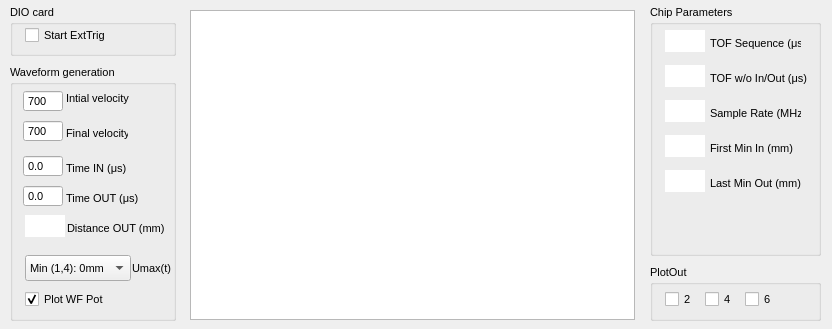
<?xml version="1.0" encoding="UTF-8"?>
<ui version="4.0">
 <class>WfWin</class>
 <widget class="QWidget" name="WfWin">
  <property name="enabled">
   <bool>true</bool>
  </property>
  <property name="geometry">
   <rect>
    <x>0</x>
    <y>0</y>
    <width>832</width>
    <height>329</height>
   </rect>
  </property>
  <property name="sizePolicy">
   <sizepolicy hsizetype="Fixed" vsizetype="Fixed">
    <horstretch>0</horstretch>
    <verstretch>0</verstretch>
   </sizepolicy>
  </property>
  <property name="maximumSize">
   <size>
    <width>9000</width>
    <height>10000</height>
   </size>
  </property>
  <property name="font">
   <font>
    <family>Tahoma</family>
    <pointsize>8</pointsize>
   </font>
  </property>
  <property name="acceptDrops">
   <bool>true</bool>
  </property>
  <property name="windowTitle">
   <string>PCBTest</string>
  </property>
  <property name="windowOpacity">
   <double>1.000000000000000</double>
  </property>
  <property name="layoutDirection">
   <enum>Qt::LeftToRight</enum>
  </property>
  <property name="autoFillBackground">
   <bool>true</bool>
  </property>
  <property name="styleSheet">
   <string notr="true"/>
  </property>
  <widget class="QWidget" name="layoutWidget">
   <property name="geometry">
    <rect>
     <x>0</x>
     <y>0</y>
     <width>2</width>
     <height>2</height>
    </rect>
   </property>
   <layout class="QFormLayout" name="formLayout"/>
  </widget>
  <widget class="QGroupBox" name="groupBox">
   <property name="geometry">
    <rect>
     <x>10</x>
     <y>5</y>
     <width>166</width>
     <height>51</height>
    </rect>
   </property>
   <property name="font">
    <font>
     <family>Tahoma</family>
     <pointsize>8</pointsize>
    </font>
   </property>
   <property name="title">
    <string>DIO card</string>
   </property>
   <property name="flat">
    <bool>false</bool>
   </property>
   <widget class="QCheckBox" name="chk_extTrig">
    <property name="enabled">
     <bool>true</bool>
    </property>
    <property name="geometry">
     <rect>
      <x>15</x>
      <y>20</y>
      <width>106</width>
      <height>20</height>
     </rect>
    </property>
    <property name="font">
     <font>
      <family>Tahoma</family>
      <pointsize>8</pointsize>
     </font>
    </property>
    <property name="text">
     <string>Start ExtTrig</string>
    </property>
    <property name="checked">
     <bool>false</bool>
    </property>
   </widget>
  </widget>
  <widget class="QGroupBox" name="groupBox_8">
   <property name="geometry">
    <rect>
     <x>10</x>
     <y>65</y>
     <width>166</width>
     <height>256</height>
    </rect>
   </property>
   <property name="font">
    <font>
     <pointsize>8</pointsize>
    </font>
   </property>
   <property name="title">
    <string>Waveform generation</string>
   </property>
   <widget class="QCheckBox" name="chk_plotWF">
    <property name="enabled">
     <bool>true</bool>
    </property>
    <property name="geometry">
     <rect>
      <x>15</x>
      <y>225</y>
      <width>80</width>
      <height>18</height>
     </rect>
    </property>
    <property name="font">
     <font>
      <family>Helvetica Neue</family>
     </font>
    </property>
    <property name="text">
     <string>Plot WF Pot</string>
    </property>
    <property name="checked">
     <bool>true</bool>
    </property>
   </widget>
   <widget class="QLabel" name="label_5">
    <property name="geometry">
     <rect>
      <x>56</x>
      <y>60</y>
      <width>62</width>
      <height>16</height>
     </rect>
    </property>
    <property name="text">
     <string>Final velocity</string>
    </property>
   </widget>
   <widget class="QLabel" name="label_7">
    <property name="geometry">
     <rect>
      <x>57</x>
      <y>155</y>
      <width>107</width>
      <height>16</height>
     </rect>
    </property>
    <property name="text">
     <string>Distance OUT (mm)</string>
    </property>
   </widget>
   <widget class="QLabel" name="label_9">
    <property name="geometry">
     <rect>
      <x>56</x>
      <y>125</y>
      <width>83</width>
      <height>16</height>
     </rect>
    </property>
    <property name="text">
     <string>Time OUT (μs)</string>
    </property>
   </widget>
   <widget class="QLabel" name="label_4">
    <property name="geometry">
     <rect>
      <x>56</x>
      <y>25</y>
      <width>74</width>
      <height>16</height>
     </rect>
    </property>
    <property name="font">
     <font>
      <pointsize>8</pointsize>
     </font>
    </property>
    <property name="text">
     <string>Intial velocity</string>
    </property>
   </widget>
   <widget class="QLabel" name="label_8">
    <property name="geometry">
     <rect>
      <x>56</x>
      <y>95</y>
      <width>73</width>
      <height>16</height>
     </rect>
    </property>
    <property name="text">
     <string>Time IN (μs)</string>
    </property>
   </widget>
   <widget class="QSpinBox" name="inp_finalVel">
    <property name="geometry">
     <rect>
      <x>13</x>
      <y>55</y>
      <width>40</width>
      <height>22</height>
     </rect>
    </property>
    <property name="sizePolicy">
     <sizepolicy hsizetype="Minimum" vsizetype="Fixed">
      <horstretch>0</horstretch>
      <verstretch>0</verstretch>
     </sizepolicy>
    </property>
    <property name="maximumSize">
     <size>
      <width>40</width>
      <height>16777215</height>
     </size>
    </property>
    <property name="mouseTracking">
     <bool>true</bool>
    </property>
    <property name="wrapping">
     <bool>false</bool>
    </property>
    <property name="frame">
     <bool>true</bool>
    </property>
    <property name="buttonSymbols">
     <enum>QAbstractSpinBox::NoButtons</enum>
    </property>
    <property name="keyboardTracking">
     <bool>true</bool>
    </property>
    <property name="minimum">
     <number>1</number>
    </property>
    <property name="maximum">
     <number>100000</number>
    </property>
    <property name="value">
     <number>700</number>
    </property>
   </widget>
   <widget class="QSpinBox" name="inp_initVel">
    <property name="geometry">
     <rect>
      <x>13</x>
      <y>25</y>
      <width>40</width>
      <height>22</height>
     </rect>
    </property>
    <property name="maximumSize">
     <size>
      <width>40</width>
      <height>16777215</height>
     </size>
    </property>
    <property name="mouseTracking">
     <bool>true</bool>
    </property>
    <property name="wrapping">
     <bool>false</bool>
    </property>
    <property name="frame">
     <bool>true</bool>
    </property>
    <property name="buttonSymbols">
     <enum>QAbstractSpinBox::NoButtons</enum>
    </property>
    <property name="keyboardTracking">
     <bool>true</bool>
    </property>
    <property name="minimum">
     <number>1</number>
    </property>
    <property name="maximum">
     <number>2000</number>
    </property>
    <property name="value">
     <number>700</number>
    </property>
   </widget>
   <widget class="QDoubleSpinBox" name="inp_outTime">
    <property name="geometry">
     <rect>
      <x>13</x>
      <y>120</y>
      <width>40</width>
      <height>22</height>
     </rect>
    </property>
    <property name="sizePolicy">
     <sizepolicy hsizetype="Fixed" vsizetype="Fixed">
      <horstretch>0</horstretch>
      <verstretch>0</verstretch>
     </sizepolicy>
    </property>
    <property name="maximumSize">
     <size>
      <width>40</width>
      <height>16777215</height>
     </size>
    </property>
    <property name="mouseTracking">
     <bool>true</bool>
    </property>
    <property name="wrapping">
     <bool>false</bool>
    </property>
    <property name="frame">
     <bool>true</bool>
    </property>
    <property name="buttonSymbols">
     <enum>QAbstractSpinBox::NoButtons</enum>
    </property>
    <property name="keyboardTracking">
     <bool>true</bool>
    </property>
    <property name="decimals">
     <number>1</number>
    </property>
    <property name="singleStep">
     <double>0.100000000000000</double>
    </property>
   </widget>
   <widget class="QDoubleSpinBox" name="inp_inTime">
    <property name="geometry">
     <rect>
      <x>13</x>
      <y>90</y>
      <width>40</width>
      <height>22</height>
     </rect>
    </property>
    <property name="sizePolicy">
     <sizepolicy hsizetype="Fixed" vsizetype="Fixed">
      <horstretch>0</horstretch>
      <verstretch>0</verstretch>
     </sizepolicy>
    </property>
    <property name="maximumSize">
     <size>
      <width>40</width>
      <height>16777215</height>
     </size>
    </property>
    <property name="mouseTracking">
     <bool>true</bool>
    </property>
    <property name="wrapping">
     <bool>false</bool>
    </property>
    <property name="frame">
     <bool>true</bool>
    </property>
    <property name="buttonSymbols">
     <enum>QAbstractSpinBox::NoButtons</enum>
    </property>
    <property name="keyboardTracking">
     <bool>true</bool>
    </property>
    <property name="decimals">
     <number>1</number>
    </property>
    <property name="singleStep">
     <double>0.100000000000000</double>
    </property>
   </widget>
   <widget class="QTextBrowser" name="out_outDist">
    <property name="geometry">
     <rect>
      <x>15</x>
      <y>150</y>
      <width>40</width>
      <height>22</height>
     </rect>
    </property>
    <property name="sizePolicy">
     <sizepolicy hsizetype="Fixed" vsizetype="Fixed">
      <horstretch>0</horstretch>
      <verstretch>0</verstretch>
     </sizepolicy>
    </property>
    <property name="minimumSize">
     <size>
      <width>40</width>
      <height>22</height>
     </size>
    </property>
    <property name="font">
     <font>
      <weight>50</weight>
      <bold>false</bold>
     </font>
    </property>
    <property name="acceptDrops">
     <bool>false</bool>
    </property>
    <property name="frameShape">
     <enum>QFrame::NoFrame</enum>
    </property>
    <property name="frameShadow">
     <enum>QFrame::Plain</enum>
    </property>
    <property name="html">
     <string>&lt;!DOCTYPE HTML PUBLIC &quot;-//W3C//DTD HTML 4.0//EN&quot; &quot;http://www.w3.org/TR/REC-html40/strict.dtd&quot;&gt;
&lt;html&gt;&lt;head&gt;&lt;meta name=&quot;qrichtext&quot; content=&quot;1&quot; /&gt;&lt;style type=&quot;text/css&quot;&gt;
p, li { white-space: pre-wrap; }
&lt;/style&gt;&lt;/head&gt;&lt;body style=&quot; font-family:'Tahoma'; font-size:8pt; font-weight:400; font-style:normal;&quot;&gt;
&lt;p style=&quot;-qt-paragraph-type:empty; margin-top:0px; margin-bottom:0px; margin-left:0px; margin-right:0px; -qt-block-indent:0; text-indent:0px;&quot;&gt;&lt;br /&gt;&lt;/p&gt;&lt;/body&gt;&lt;/html&gt;</string>
    </property>
   </widget>
   <widget class="QTextBrowser" name="out_outDist_2">
    <property name="geometry">
     <rect>
      <x>265</x>
      <y>615</y>
      <width>40</width>
      <height>22</height>
     </rect>
    </property>
    <property name="sizePolicy">
     <sizepolicy hsizetype="Fixed" vsizetype="Fixed">
      <horstretch>0</horstretch>
      <verstretch>0</verstretch>
     </sizepolicy>
    </property>
    <property name="minimumSize">
     <size>
      <width>40</width>
      <height>22</height>
     </size>
    </property>
    <property name="font">
     <font>
      <weight>50</weight>
      <bold>false</bold>
     </font>
    </property>
    <property name="acceptDrops">
     <bool>false</bool>
    </property>
    <property name="frameShape">
     <enum>QFrame::NoFrame</enum>
    </property>
    <property name="frameShadow">
     <enum>QFrame::Plain</enum>
    </property>
    <property name="html">
     <string>&lt;!DOCTYPE HTML PUBLIC &quot;-//W3C//DTD HTML 4.0//EN&quot; &quot;http://www.w3.org/TR/REC-html40/strict.dtd&quot;&gt;
&lt;html&gt;&lt;head&gt;&lt;meta name=&quot;qrichtext&quot; content=&quot;1&quot; /&gt;&lt;style type=&quot;text/css&quot;&gt;
p, li { white-space: pre-wrap; }
&lt;/style&gt;&lt;/head&gt;&lt;body style=&quot; font-family:'Tahoma'; font-size:8pt; font-weight:400; font-style:normal;&quot;&gt;
&lt;p style=&quot;-qt-paragraph-type:empty; margin-top:0px; margin-bottom:0px; margin-left:0px; margin-right:0px; -qt-block-indent:0; text-indent:0px;&quot;&gt;&lt;br /&gt;&lt;/p&gt;&lt;/body&gt;&lt;/html&gt;</string>
    </property>
   </widget>
   <widget class="QLabel" name="label_18">
    <property name="geometry">
     <rect>
      <x>306</x>
      <y>475</y>
      <width>74</width>
      <height>16</height>
     </rect>
    </property>
    <property name="font">
     <font>
      <pointsize>8</pointsize>
     </font>
    </property>
    <property name="text">
     <string>Intial velocity</string>
    </property>
   </widget>
   <widget class="QLabel" name="label_19">
    <property name="geometry">
     <rect>
      <x>306</x>
      <y>510</y>
      <width>62</width>
      <height>16</height>
     </rect>
    </property>
    <property name="text">
     <string>Final velocity</string>
    </property>
   </widget>
   <widget class="QSpinBox" name="inp_initVel_3">
    <property name="geometry">
     <rect>
      <x>263</x>
      <y>471</y>
      <width>40</width>
      <height>22</height>
     </rect>
    </property>
    <property name="maximumSize">
     <size>
      <width>40</width>
      <height>16777215</height>
     </size>
    </property>
    <property name="mouseTracking">
     <bool>true</bool>
    </property>
    <property name="wrapping">
     <bool>false</bool>
    </property>
    <property name="frame">
     <bool>true</bool>
    </property>
    <property name="buttonSymbols">
     <enum>QAbstractSpinBox::NoButtons</enum>
    </property>
    <property name="keyboardTracking">
     <bool>true</bool>
    </property>
    <property name="minimum">
     <number>1</number>
    </property>
    <property name="maximum">
     <number>2000</number>
    </property>
    <property name="value">
     <number>700</number>
    </property>
   </widget>
   <widget class="QLabel" name="label_20">
    <property name="geometry">
     <rect>
      <x>306</x>
      <y>550</y>
      <width>73</width>
      <height>16</height>
     </rect>
    </property>
    <property name="text">
     <string>Time IN (μs)</string>
    </property>
   </widget>
   <widget class="QSpinBox" name="inp_finalVel_3">
    <property name="geometry">
     <rect>
      <x>263</x>
      <y>505</y>
      <width>40</width>
      <height>22</height>
     </rect>
    </property>
    <property name="sizePolicy">
     <sizepolicy hsizetype="Minimum" vsizetype="Fixed">
      <horstretch>0</horstretch>
      <verstretch>0</verstretch>
     </sizepolicy>
    </property>
    <property name="maximumSize">
     <size>
      <width>40</width>
      <height>16777215</height>
     </size>
    </property>
    <property name="mouseTracking">
     <bool>true</bool>
    </property>
    <property name="wrapping">
     <bool>false</bool>
    </property>
    <property name="frame">
     <bool>true</bool>
    </property>
    <property name="buttonSymbols">
     <enum>QAbstractSpinBox::NoButtons</enum>
    </property>
    <property name="keyboardTracking">
     <bool>true</bool>
    </property>
    <property name="minimum">
     <number>1</number>
    </property>
    <property name="maximum">
     <number>100000</number>
    </property>
    <property name="value">
     <number>700</number>
    </property>
   </widget>
   <widget class="QDoubleSpinBox" name="inp_inTime_3">
    <property name="geometry">
     <rect>
      <x>263</x>
      <y>545</y>
      <width>40</width>
      <height>22</height>
     </rect>
    </property>
    <property name="sizePolicy">
     <sizepolicy hsizetype="Fixed" vsizetype="Fixed">
      <horstretch>0</horstretch>
      <verstretch>0</verstretch>
     </sizepolicy>
    </property>
    <property name="maximumSize">
     <size>
      <width>40</width>
      <height>16777215</height>
     </size>
    </property>
    <property name="mouseTracking">
     <bool>true</bool>
    </property>
    <property name="wrapping">
     <bool>false</bool>
    </property>
    <property name="frame">
     <bool>true</bool>
    </property>
    <property name="buttonSymbols">
     <enum>QAbstractSpinBox::NoButtons</enum>
    </property>
    <property name="keyboardTracking">
     <bool>true</bool>
    </property>
    <property name="decimals">
     <number>1</number>
    </property>
    <property name="singleStep">
     <double>0.100000000000000</double>
    </property>
   </widget>
   <widget class="QDoubleSpinBox" name="inp_outTime_3">
    <property name="geometry">
     <rect>
      <x>263</x>
      <y>580</y>
      <width>40</width>
      <height>22</height>
     </rect>
    </property>
    <property name="sizePolicy">
     <sizepolicy hsizetype="Fixed" vsizetype="Fixed">
      <horstretch>0</horstretch>
      <verstretch>0</verstretch>
     </sizepolicy>
    </property>
    <property name="maximumSize">
     <size>
      <width>40</width>
      <height>16777215</height>
     </size>
    </property>
    <property name="mouseTracking">
     <bool>true</bool>
    </property>
    <property name="wrapping">
     <bool>false</bool>
    </property>
    <property name="frame">
     <bool>true</bool>
    </property>
    <property name="buttonSymbols">
     <enum>QAbstractSpinBox::NoButtons</enum>
    </property>
    <property name="keyboardTracking">
     <bool>true</bool>
    </property>
    <property name="decimals">
     <number>1</number>
    </property>
    <property name="singleStep">
     <double>0.100000000000000</double>
    </property>
   </widget>
   <widget class="QLabel" name="label_21">
    <property name="geometry">
     <rect>
      <x>306</x>
      <y>585</y>
      <width>83</width>
      <height>16</height>
     </rect>
    </property>
    <property name="text">
     <string>Time OUT (μs)</string>
    </property>
   </widget>
   <widget class="QComboBox" name="electrodeSelect">
    <property name="geometry">
     <rect>
      <x>15</x>
      <y>190</y>
      <width>106</width>
      <height>26</height>
     </rect>
    </property>
    <property name="sizePolicy">
     <sizepolicy hsizetype="Fixed" vsizetype="Fixed">
      <horstretch>0</horstretch>
      <verstretch>0</verstretch>
     </sizepolicy>
    </property>
    <property name="font">
     <font>
      <weight>50</weight>
      <bold>false</bold>
     </font>
    </property>
    <item>
     <property name="text">
      <string>Min (1,4): 0mm</string>
     </property>
    </item>
    <item>
     <property name="text">
      <string>Min (3,6): -1mm</string>
     </property>
    </item>
    <item>
     <property name="text">
      <string>Min (2,5): +1mm</string>
     </property>
    </item>
   </widget>
   <widget class="QLabel" name="label_28">
    <property name="geometry">
     <rect>
      <x>122</x>
      <y>195</y>
      <width>41</width>
      <height>16</height>
     </rect>
    </property>
    <property name="text">
     <string>Umax(t)</string>
    </property>
   </widget>
  </widget>
  <widget class="MatplotlibWidgetWFPot" name="WaveformDisplay">
   <property name="geometry">
    <rect>
     <x>190</x>
     <y>10</y>
     <width>445</width>
     <height>310</height>
    </rect>
   </property>
   <property name="sizePolicy">
    <sizepolicy hsizetype="Fixed" vsizetype="Fixed">
     <horstretch>0</horstretch>
     <verstretch>0</verstretch>
    </sizepolicy>
   </property>
   <property name="minimumSize">
    <size>
     <width>0</width>
     <height>0</height>
    </size>
   </property>
   <property name="font">
    <font>
     <family>STIXGeneral</family>
     <pointsize>13</pointsize>
    </font>
   </property>
  </widget>
  <widget class="QGroupBox" name="groupBox_2">
   <property name="geometry">
    <rect>
     <x>650</x>
     <y>5</y>
     <width>171</width>
     <height>251</height>
    </rect>
   </property>
   <property name="title">
    <string>Chip Parameters</string>
   </property>
   <widget class="QTextBrowser" name="out_dIn">
    <property name="geometry">
     <rect>
      <x>15</x>
      <y>130</y>
      <width>40</width>
      <height>22</height>
     </rect>
    </property>
    <property name="sizePolicy">
     <sizepolicy hsizetype="Fixed" vsizetype="Fixed">
      <horstretch>0</horstretch>
      <verstretch>0</verstretch>
     </sizepolicy>
    </property>
    <property name="minimumSize">
     <size>
      <width>40</width>
      <height>22</height>
     </size>
    </property>
    <property name="font">
     <font>
      <weight>50</weight>
      <bold>false</bold>
     </font>
    </property>
    <property name="acceptDrops">
     <bool>false</bool>
    </property>
    <property name="frameShape">
     <enum>QFrame::NoFrame</enum>
    </property>
    <property name="frameShadow">
     <enum>QFrame::Plain</enum>
    </property>
    <property name="html">
     <string>&lt;!DOCTYPE HTML PUBLIC &quot;-//W3C//DTD HTML 4.0//EN&quot; &quot;http://www.w3.org/TR/REC-html40/strict.dtd&quot;&gt;
&lt;html&gt;&lt;head&gt;&lt;meta name=&quot;qrichtext&quot; content=&quot;1&quot; /&gt;&lt;style type=&quot;text/css&quot;&gt;
p, li { white-space: pre-wrap; }
&lt;/style&gt;&lt;/head&gt;&lt;body style=&quot; font-family:'Tahoma'; font-size:8pt; font-weight:400; font-style:normal;&quot;&gt;
&lt;p style=&quot;-qt-paragraph-type:empty; margin-top:0px; margin-bottom:0px; margin-left:0px; margin-right:0px; -qt-block-indent:0; text-indent:0px;&quot;&gt;&lt;br /&gt;&lt;/p&gt;&lt;/body&gt;&lt;/html&gt;</string>
    </property>
   </widget>
   <widget class="QLabel" name="label_6">
    <property name="geometry">
     <rect>
      <x>60</x>
      <y>100</y>
      <width>91</width>
      <height>16</height>
     </rect>
    </property>
    <property name="text">
     <string>Sample Rate (MHz)</string>
    </property>
   </widget>
   <widget class="QLabel" name="label_10">
    <property name="geometry">
     <rect>
      <x>60</x>
      <y>135</y>
      <width>91</width>
      <height>16</height>
     </rect>
    </property>
    <property name="text">
     <string>First Min In (mm)</string>
    </property>
   </widget>
   <widget class="QTextBrowser" name="out_dOut">
    <property name="geometry">
     <rect>
      <x>15</x>
      <y>165</y>
      <width>40</width>
      <height>22</height>
     </rect>
    </property>
    <property name="sizePolicy">
     <sizepolicy hsizetype="Fixed" vsizetype="Fixed">
      <horstretch>0</horstretch>
      <verstretch>0</verstretch>
     </sizepolicy>
    </property>
    <property name="minimumSize">
     <size>
      <width>40</width>
      <height>22</height>
     </size>
    </property>
    <property name="font">
     <font>
      <weight>50</weight>
      <bold>false</bold>
     </font>
    </property>
    <property name="acceptDrops">
     <bool>false</bool>
    </property>
    <property name="frameShape">
     <enum>QFrame::NoFrame</enum>
    </property>
    <property name="frameShadow">
     <enum>QFrame::Plain</enum>
    </property>
    <property name="html">
     <string>&lt;!DOCTYPE HTML PUBLIC &quot;-//W3C//DTD HTML 4.0//EN&quot; &quot;http://www.w3.org/TR/REC-html40/strict.dtd&quot;&gt;
&lt;html&gt;&lt;head&gt;&lt;meta name=&quot;qrichtext&quot; content=&quot;1&quot; /&gt;&lt;style type=&quot;text/css&quot;&gt;
p, li { white-space: pre-wrap; }
&lt;/style&gt;&lt;/head&gt;&lt;body style=&quot; font-family:'Tahoma'; font-size:8pt; font-weight:400; font-style:normal;&quot;&gt;
&lt;p style=&quot;-qt-paragraph-type:empty; margin-top:0px; margin-bottom:0px; margin-left:0px; margin-right:0px; -qt-block-indent:0; text-indent:0px;&quot;&gt;&lt;br /&gt;&lt;/p&gt;&lt;/body&gt;&lt;/html&gt;</string>
    </property>
   </widget>
   <widget class="QLabel" name="label_16">
    <property name="geometry">
     <rect>
      <x>60</x>
      <y>170</y>
      <width>91</width>
      <height>16</height>
     </rect>
    </property>
    <property name="text">
     <string>Last Min Out (mm)</string>
    </property>
   </widget>
   <widget class="QTextBrowser" name="out_sampleRate">
    <property name="geometry">
     <rect>
      <x>15</x>
      <y>95</y>
      <width>40</width>
      <height>22</height>
     </rect>
    </property>
    <property name="sizePolicy">
     <sizepolicy hsizetype="Fixed" vsizetype="Fixed">
      <horstretch>0</horstretch>
      <verstretch>0</verstretch>
     </sizepolicy>
    </property>
    <property name="minimumSize">
     <size>
      <width>40</width>
      <height>22</height>
     </size>
    </property>
    <property name="font">
     <font>
      <weight>50</weight>
      <bold>false</bold>
     </font>
    </property>
    <property name="acceptDrops">
     <bool>false</bool>
    </property>
    <property name="frameShape">
     <enum>QFrame::NoFrame</enum>
    </property>
    <property name="frameShadow">
     <enum>QFrame::Plain</enum>
    </property>
    <property name="html">
     <string>&lt;!DOCTYPE HTML PUBLIC &quot;-//W3C//DTD HTML 4.0//EN&quot; &quot;http://www.w3.org/TR/REC-html40/strict.dtd&quot;&gt;
&lt;html&gt;&lt;head&gt;&lt;meta name=&quot;qrichtext&quot; content=&quot;1&quot; /&gt;&lt;style type=&quot;text/css&quot;&gt;
p, li { white-space: pre-wrap; }
&lt;/style&gt;&lt;/head&gt;&lt;body style=&quot; font-family:'Tahoma'; font-size:8pt; font-weight:400; font-style:normal;&quot;&gt;
&lt;p style=&quot;-qt-paragraph-type:empty; margin-top:0px; margin-bottom:0px; margin-left:0px; margin-right:0px; -qt-block-indent:0; text-indent:0px;&quot;&gt;&lt;br /&gt;&lt;/p&gt;&lt;/body&gt;&lt;/html&gt;</string>
    </property>
   </widget>
   <widget class="QTextBrowser" name="out_tofPart">
    <property name="geometry">
     <rect>
      <x>15</x>
      <y>60</y>
      <width>40</width>
      <height>22</height>
     </rect>
    </property>
    <property name="sizePolicy">
     <sizepolicy hsizetype="Fixed" vsizetype="Fixed">
      <horstretch>0</horstretch>
      <verstretch>0</verstretch>
     </sizepolicy>
    </property>
    <property name="minimumSize">
     <size>
      <width>40</width>
      <height>22</height>
     </size>
    </property>
    <property name="font">
     <font>
      <weight>50</weight>
      <bold>false</bold>
     </font>
    </property>
    <property name="acceptDrops">
     <bool>false</bool>
    </property>
    <property name="frameShape">
     <enum>QFrame::NoFrame</enum>
    </property>
    <property name="frameShadow">
     <enum>QFrame::Plain</enum>
    </property>
    <property name="html">
     <string>&lt;!DOCTYPE HTML PUBLIC &quot;-//W3C//DTD HTML 4.0//EN&quot; &quot;http://www.w3.org/TR/REC-html40/strict.dtd&quot;&gt;
&lt;html&gt;&lt;head&gt;&lt;meta name=&quot;qrichtext&quot; content=&quot;1&quot; /&gt;&lt;style type=&quot;text/css&quot;&gt;
p, li { white-space: pre-wrap; }
&lt;/style&gt;&lt;/head&gt;&lt;body style=&quot; font-family:'Tahoma'; font-size:8pt; font-weight:400; font-style:normal;&quot;&gt;
&lt;p style=&quot;-qt-paragraph-type:empty; margin-top:0px; margin-bottom:0px; margin-left:0px; margin-right:0px; -qt-block-indent:0; text-indent:0px;&quot;&gt;&lt;br /&gt;&lt;/p&gt;&lt;/body&gt;&lt;/html&gt;</string>
    </property>
   </widget>
   <widget class="QLabel" name="label_17">
    <property name="geometry">
     <rect>
      <x>60</x>
      <y>30</y>
      <width>91</width>
      <height>16</height>
     </rect>
    </property>
    <property name="text">
     <string>TOF Sequence (μs)</string>
    </property>
   </widget>
   <widget class="QLabel" name="label_22">
    <property name="geometry">
     <rect>
      <x>60</x>
      <y>65</y>
      <width>106</width>
      <height>16</height>
     </rect>
    </property>
    <property name="text">
     <string>TOF w/o In/Out (μs)</string>
    </property>
   </widget>
   <widget class="QTextBrowser" name="out_tofFull">
    <property name="geometry">
     <rect>
      <x>15</x>
      <y>25</y>
      <width>40</width>
      <height>22</height>
     </rect>
    </property>
    <property name="sizePolicy">
     <sizepolicy hsizetype="Fixed" vsizetype="Fixed">
      <horstretch>0</horstretch>
      <verstretch>0</verstretch>
     </sizepolicy>
    </property>
    <property name="minimumSize">
     <size>
      <width>40</width>
      <height>22</height>
     </size>
    </property>
    <property name="font">
     <font>
      <weight>50</weight>
      <bold>false</bold>
     </font>
    </property>
    <property name="acceptDrops">
     <bool>false</bool>
    </property>
    <property name="frameShape">
     <enum>QFrame::NoFrame</enum>
    </property>
    <property name="frameShadow">
     <enum>QFrame::Plain</enum>
    </property>
    <property name="html">
     <string>&lt;!DOCTYPE HTML PUBLIC &quot;-//W3C//DTD HTML 4.0//EN&quot; &quot;http://www.w3.org/TR/REC-html40/strict.dtd&quot;&gt;
&lt;html&gt;&lt;head&gt;&lt;meta name=&quot;qrichtext&quot; content=&quot;1&quot; /&gt;&lt;style type=&quot;text/css&quot;&gt;
p, li { white-space: pre-wrap; }
&lt;/style&gt;&lt;/head&gt;&lt;body style=&quot; font-family:'Tahoma'; font-size:8pt; font-weight:400; font-style:normal;&quot;&gt;
&lt;p style=&quot;-qt-paragraph-type:empty; margin-top:0px; margin-bottom:0px; margin-left:0px; margin-right:0px; -qt-block-indent:0; text-indent:0px;&quot;&gt;&lt;br /&gt;&lt;/p&gt;&lt;/body&gt;&lt;/html&gt;</string>
    </property>
   </widget>
  </widget>
  <widget class="QGroupBox" name="groupBox_3">
   <property name="geometry">
    <rect>
     <x>650</x>
     <y>265</y>
     <width>171</width>
     <height>56</height>
    </rect>
   </property>
   <property name="title">
    <string>PlotOut</string>
   </property>
   <widget class="QCheckBox" name="chk_trace3">
    <property name="geometry">
     <rect>
      <x>95</x>
      <y>25</y>
      <width>26</width>
      <height>18</height>
     </rect>
    </property>
    <property name="font">
     <font>
      <pointsize>8</pointsize>
      <weight>50</weight>
      <bold>false</bold>
     </font>
    </property>
    <property name="text">
     <string>6</string>
    </property>
   </widget>
   <widget class="QCheckBox" name="chk_trace2">
    <property name="geometry">
     <rect>
      <x>55</x>
      <y>25</y>
      <width>26</width>
      <height>18</height>
     </rect>
    </property>
    <property name="font">
     <font>
      <pointsize>8</pointsize>
      <weight>50</weight>
      <bold>false</bold>
     </font>
    </property>
    <property name="text">
     <string>4</string>
    </property>
   </widget>
   <widget class="QCheckBox" name="chk_trace1">
    <property name="geometry">
     <rect>
      <x>15</x>
      <y>25</y>
      <width>31</width>
      <height>18</height>
     </rect>
    </property>
    <property name="font">
     <font>
      <pointsize>8</pointsize>
      <weight>50</weight>
      <bold>false</bold>
     </font>
    </property>
    <property name="text">
     <string>2</string>
    </property>
   </widget>
  </widget>
  <zorder>WaveformDisplay</zorder>
  <zorder>layoutWidget</zorder>
  <zorder>groupBox</zorder>
  <zorder>groupBox_8</zorder>
  <zorder>groupBox_2</zorder>
  <zorder>groupBox_3</zorder>
 </widget>
 <layoutdefault spacing="6" margin="11"/>
 <customwidgets>
  <customwidget>
   <class>MatplotlibWidgetWFPot</class>
   <extends>QGraphicsView</extends>
   <header>MatplotlibWidgetWFPot</header>
  </customwidget>
 </customwidgets>
 <resources/>
 <connections/>
 <designerdata>
  <property name="gridDeltaX">
   <number>5</number>
  </property>
  <property name="gridDeltaY">
   <number>5</number>
  </property>
  <property name="gridSnapX">
   <bool>true</bool>
  </property>
  <property name="gridSnapY">
   <bool>true</bool>
  </property>
  <property name="gridVisible">
   <bool>true</bool>
  </property>
 </designerdata>
</ui>
